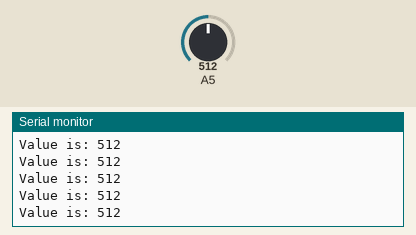
A sketch run on a simulated Arduino Uno, built with avr-gcc and run on an emulated ATmega328P. Shown: the last lines printed to the serial monitor. Inputs (shaded band) come from the test bench; at power-on: A5 = 512.

Above: at 1.2 s.
1.3 s: A5 set to 716
At 1.56 s:
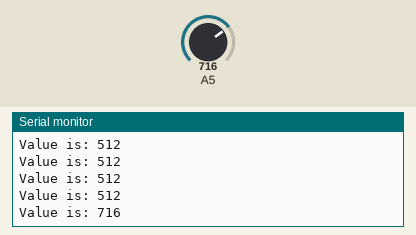
2.8 s: A5 set to 900
At 2.96 s:
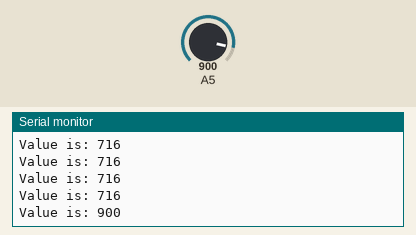
Timing chart, 0 to 5.8 s (numbered marks = the images above; inputs shaded):
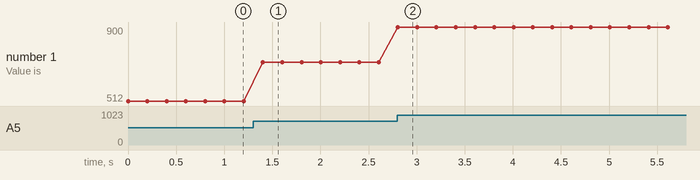

The sketch:

ID-Potentiometer.ino
```cpp
//#include "Servo.h"

//Servo servo;
int potent;

void setup() {
  Serial.begin(9600);

  //servo.attach(A5);
}

void loop() {
  potent = analogRead(A5);
  Serial.println("Value is: "+ String(potent));
  delay(200);
}
```

Measured:
- after the input at 1.3 s, the serial monitor: prints a new line after 0.10 s (image 1)
- after the input at 2.8 s, the serial monitor: prints a new line at once (image 2)
- plotted number 1: 512 → 716 after the input at 1.3 s, 716 → 900 after the input at 2.8 s
